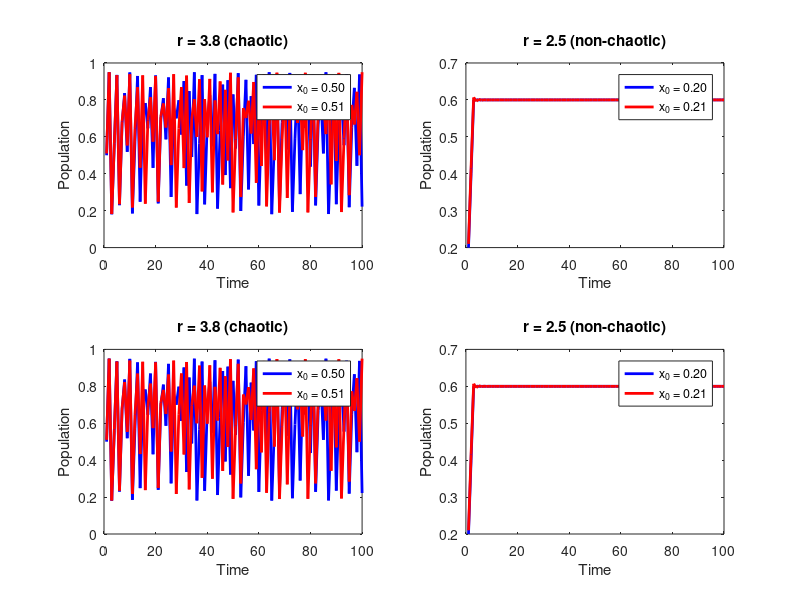

Source code (MATLAB):
% Define parameters
n = 100; % number of time steps
r1 = 3.8; % first value of r (chaotic)
r2 = 2.5; % second value of r (non-chaotic)
x0_1a = 0.5; % first initial condition for r1
x0_1b = 0.51; % second initial condition for r1
x0_2a = 0.2; % first initial condition for r2
x0_2b = 0.21; % second initial condition for r2

% Define logistic map function
f = @(r, x) r*x.*(1-x);

% Generate time series
t = 1:n;
x1a = zeros(1,n);
x1b = zeros(1,n);
x2a = zeros(1,n);
x2b = zeros(1,n);
x1a(1) = x0_1a;
x1b(1) = x0_1b;
x2a(1) = x0_2a;
x2b(1) = x0_2b;
for i = 2:n
    x1a(i) = f(r1, x1a(i-1));
    x1b(i) = f(r1, x1b(i-1));
    x2a(i) = f(r2, x2a(i-1));
    x2b(i) = f(r2, x2b(i-1));
end

% Plot time series
figure
subplot(2,2,1)
plot(t, x1a, 'b', 'LineWidth', 2)
hold on
plot(t, x1b, 'r', 'LineWidth', 2)
xlabel('Time')
ylabel('Population')
title(sprintf('r = %.1f (chaotic)', r1))
legend(sprintf('x_0 = %.2f', x0_1a), sprintf('x_0 = %.2f', x0_1b))

subplot(2,2,2)
plot(t, x2a, 'b', 'LineWidth', 2)
hold on
plot(t, x2b, 'r', 'LineWidth', 2)
xlabel('Time')
ylabel('Population')
title(sprintf('r = %.1f (non-chaotic)', r2))
legend(sprintf('x_0 = %.2f', x0_2a), sprintf('x_0 = %.2f', x0_2b))

subplot(2,2,3)
plot(t, x1a, 'b', 'LineWidth', 2)
hold on
plot(t, x1b, 'r', 'LineWidth', 2)
xlabel('Time')
ylabel('Population')
title(sprintf('r = %.1f (chaotic)', r1))
legend(sprintf('x_0 = %.2f', x0_1a), sprintf('x_0 = %.2f', x0_1b))

subplot(2,2,4)
plot(t, x2a, 'b', 'LineWidth', 2)
hold on
plot(t, x2b, 'r', 'LineWidth', 2)
xlabel('Time')
ylabel('Population')
title(sprintf('r = %.1f (non-chaotic)', r2))
legend(sprintf('x_0 = %.2f', x0_2a), sprintf('x_0 = %.2f', x0_2b))
